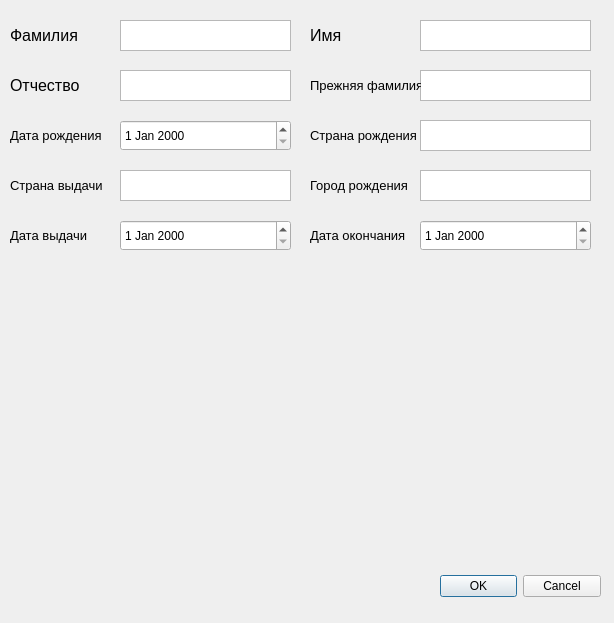
<?xml version="1.0" encoding="UTF-8"?>
<ui version="4.0">
 <class>Dialog</class>
 <widget class="QDialog" name="Dialog">
  <property name="geometry">
   <rect>
    <x>0</x>
    <y>0</y>
    <width>614</width>
    <height>623</height>
   </rect>
  </property>
  <property name="windowTitle">
   <string>Dialog</string>
  </property>
  <widget class="QDialogButtonBox" name="buttonBox">
   <property name="geometry">
    <rect>
     <x>440</x>
     <y>570</y>
     <width>161</width>
     <height>32</height>
    </rect>
   </property>
   <property name="orientation">
    <enum>Qt::Horizontal</enum>
   </property>
   <property name="standardButtons">
    <set>QDialogButtonBox::Cancel|QDialogButtonBox::Ok</set>
   </property>
  </widget>
  <widget class="QTextBrowser" name="textBrowser">
   <property name="geometry">
    <rect>
     <x>120</x>
     <y>20</y>
     <width>171</width>
     <height>31</height>
    </rect>
   </property>
  </widget>
  <widget class="QTextBrowser" name="textBrowser_2">
   <property name="geometry">
    <rect>
     <x>420</x>
     <y>20</y>
     <width>171</width>
     <height>31</height>
    </rect>
   </property>
  </widget>
  <widget class="QTextBrowser" name="textBrowser_3">
   <property name="geometry">
    <rect>
     <x>420</x>
     <y>70</y>
     <width>171</width>
     <height>31</height>
    </rect>
   </property>
  </widget>
  <widget class="QTextBrowser" name="textBrowser_4">
   <property name="geometry">
    <rect>
     <x>120</x>
     <y>70</y>
     <width>171</width>
     <height>31</height>
    </rect>
   </property>
  </widget>
  <widget class="QTextBrowser" name="textBrowser_6">
   <property name="geometry">
    <rect>
     <x>420</x>
     <y>120</y>
     <width>171</width>
     <height>31</height>
    </rect>
   </property>
  </widget>
  <widget class="QTextBrowser" name="textBrowser_7">
   <property name="geometry">
    <rect>
     <x>420</x>
     <y>170</y>
     <width>171</width>
     <height>31</height>
    </rect>
   </property>
  </widget>
  <widget class="QTextBrowser" name="textBrowser_8">
   <property name="geometry">
    <rect>
     <x>120</x>
     <y>170</y>
     <width>171</width>
     <height>31</height>
    </rect>
   </property>
  </widget>
  <widget class="QLabel" name="label_7">
   <property name="geometry">
    <rect>
     <x>10</x>
     <y>20</y>
     <width>111</width>
     <height>31</height>
    </rect>
   </property>
   <property name="font">
    <font>
     <pointsize>12</pointsize>
    </font>
   </property>
   <property name="text">
    <string>Фамилия</string>
   </property>
  </widget>
  <widget class="QLabel" name="label_8">
   <property name="geometry">
    <rect>
     <x>310</x>
     <y>20</y>
     <width>111</width>
     <height>31</height>
    </rect>
   </property>
   <property name="font">
    <font>
     <pointsize>12</pointsize>
    </font>
   </property>
   <property name="text">
    <string>Имя</string>
   </property>
  </widget>
  <widget class="QLabel" name="label_9">
   <property name="geometry">
    <rect>
     <x>10</x>
     <y>70</y>
     <width>111</width>
     <height>31</height>
    </rect>
   </property>
   <property name="font">
    <font>
     <pointsize>12</pointsize>
    </font>
   </property>
   <property name="text">
    <string>Отчество</string>
   </property>
  </widget>
  <widget class="QLabel" name="label_10">
   <property name="geometry">
    <rect>
     <x>310</x>
     <y>70</y>
     <width>111</width>
     <height>31</height>
    </rect>
   </property>
   <property name="font">
    <font>
     <pointsize>10</pointsize>
    </font>
   </property>
   <property name="text">
    <string>Прежняя фамилия</string>
   </property>
  </widget>
  <widget class="QDateEdit" name="dateEdit">
   <property name="geometry">
    <rect>
     <x>120</x>
     <y>120</y>
     <width>171</width>
     <height>31</height>
    </rect>
   </property>
  </widget>
  <widget class="QLabel" name="label_11">
   <property name="geometry">
    <rect>
     <x>10</x>
     <y>120</y>
     <width>111</width>
     <height>31</height>
    </rect>
   </property>
   <property name="font">
    <font>
     <pointsize>10</pointsize>
    </font>
   </property>
   <property name="text">
    <string>Дата рождения</string>
   </property>
  </widget>
  <widget class="QLabel" name="label_12">
   <property name="geometry">
    <rect>
     <x>10</x>
     <y>170</y>
     <width>111</width>
     <height>31</height>
    </rect>
   </property>
   <property name="font">
    <font>
     <pointsize>10</pointsize>
    </font>
   </property>
   <property name="text">
    <string>Страна выдачи</string>
   </property>
  </widget>
  <widget class="QLabel" name="label_13">
   <property name="geometry">
    <rect>
     <x>10</x>
     <y>220</y>
     <width>111</width>
     <height>31</height>
    </rect>
   </property>
   <property name="font">
    <font>
     <pointsize>10</pointsize>
    </font>
   </property>
   <property name="text">
    <string>Дата выдачи</string>
   </property>
  </widget>
  <widget class="QLabel" name="label_15">
   <property name="geometry">
    <rect>
     <x>310</x>
     <y>220</y>
     <width>111</width>
     <height>31</height>
    </rect>
   </property>
   <property name="font">
    <font>
     <pointsize>10</pointsize>
    </font>
   </property>
   <property name="text">
    <string>Дата окончания</string>
   </property>
  </widget>
  <widget class="QDateEdit" name="dateEdit_2">
   <property name="geometry">
    <rect>
     <x>120</x>
     <y>220</y>
     <width>171</width>
     <height>31</height>
    </rect>
   </property>
  </widget>
  <widget class="QDateEdit" name="dateEdit_4">
   <property name="geometry">
    <rect>
     <x>420</x>
     <y>220</y>
     <width>171</width>
     <height>31</height>
    </rect>
   </property>
  </widget>
  <widget class="QLabel" name="label_18">
   <property name="geometry">
    <rect>
     <x>310</x>
     <y>170</y>
     <width>111</width>
     <height>31</height>
    </rect>
   </property>
   <property name="font">
    <font>
     <pointsize>10</pointsize>
    </font>
   </property>
   <property name="text">
    <string>Город рождения</string>
   </property>
  </widget>
  <widget class="QLabel" name="label_16">
   <property name="geometry">
    <rect>
     <x>310</x>
     <y>120</y>
     <width>111</width>
     <height>31</height>
    </rect>
   </property>
   <property name="font">
    <font>
     <pointsize>10</pointsize>
    </font>
   </property>
   <property name="text">
    <string>Страна рождения</string>
   </property>
  </widget>
 </widget>
 <resources/>
 <connections>
  <connection>
   <sender>buttonBox</sender>
   <signal>accepted()</signal>
   <receiver>Dialog</receiver>
   <slot>accept()</slot>
   <hints>
    <hint type="sourcelabel">
     <x>248</x>
     <y>254</y>
    </hint>
    <hint type="destinationlabel">
     <x>157</x>
     <y>274</y>
    </hint>
   </hints>
  </connection>
  <connection>
   <sender>buttonBox</sender>
   <signal>rejected()</signal>
   <receiver>Dialog</receiver>
   <slot>reject()</slot>
   <hints>
    <hint type="sourcelabel">
     <x>316</x>
     <y>260</y>
    </hint>
    <hint type="destinationlabel">
     <x>286</x>
     <y>274</y>
    </hint>
   </hints>
  </connection>
 </connections>
</ui>
